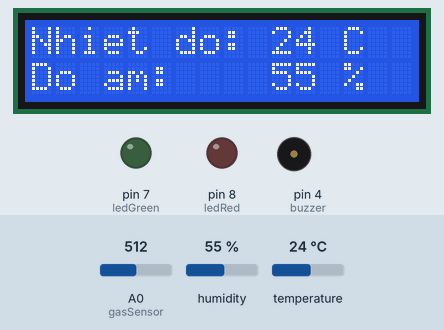
The sketch below on a simulated Arduino Uno, built with avr-gcc and run on an emulated ATmega328P. Shown: 16×2 character LCD, output pins drawn as LEDs (lit = HIGH), buzzer (waves = sounding, pin HIGH). Inputs (shaded band) come from the test bench; at power-on: humidity 55 %, temperature 24 °C, A0 (gasSensor) = 512. What the sketch prints to the serial monitor is not drawn.

Above: at 1.0 s.
1.1 s: humidity set to 22 %
At 3.8 s:
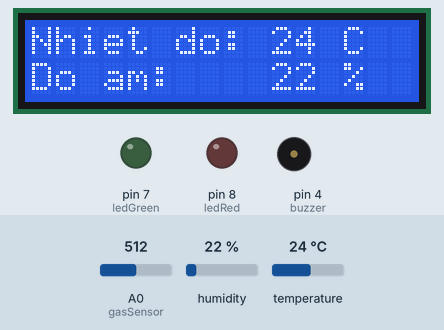
4.7 s: temperature set to 12 °C
At 7.2 s:
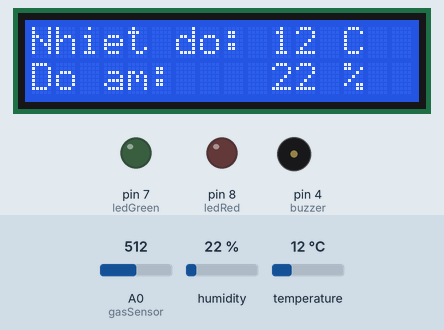
7.7 s: humidity set to 40 %
At 9.5 s:
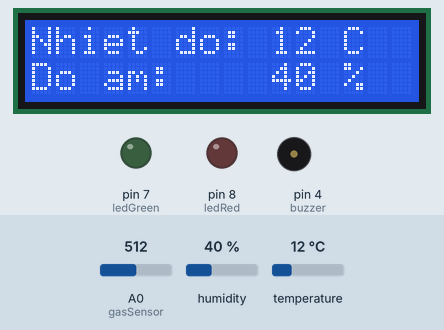
10.7 s: temperature set to 19 °C
At 13.0 s:
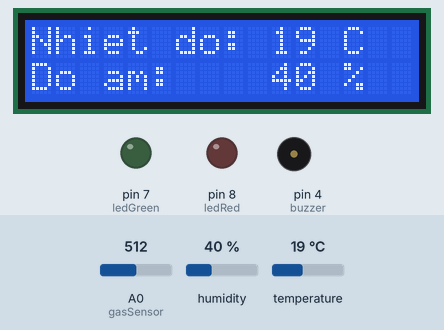
Timing chart, 0 to 14.5 s (numbered marks = the images above; inputs shaded):
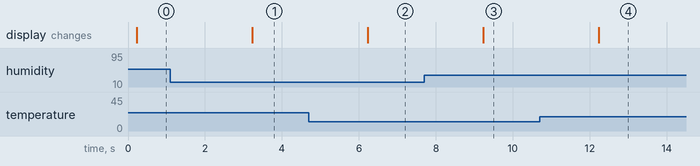

Measured:
- after the input at 1.1 s, the display: changes after 2.1 s (image 1)
- after the input at 4.7 s, the display: changes after 1.5 s (image 2)
- after the input at 7.7 s, the display: changes after 1.5 s (image 3)
- after the input at 10.7 s, the display: changes after 1.5 s (image 4)

The sketch:

testarduino.ino
```cpp
#include <DHT.h>
#include <Arduino_FreeRTOS.h>
#include <queue.h>
#include <task.h>
#include <Wire.h>
#include <LiquidCrystal_I2C.h>

LiquidCrystal_I2C lcd(0x27, 16, 2);

const int DHTPIN = 2;      //Đọc dữ liệu từ DHT11 ở chân 2 trên mạch Arduino
const int DHTTYPE = DHT11; // Khai báo loại cảm biến, có 2 loại là DHT11 và DHT22

DHT dht(DHTPIN, DHTTYPE);

byte degree[8] = {
  0B01110,
  0B01010,
  0B01110,
  0B00000,
  0B00000,
  0B00000,
  0B00000,
  0B00000
};
#define ledRed 8
#define ledGreen 7
#define gasSensor A0
#define buzzer 4

int ad_value;     // bien luu gia tri adc
int button_value; // bien luu trang thai button
int per;
int sensorGasThreshold = 300;

QueueHandle_t queueGas;
QueueHandle_t queueDht11_Humidity;
QueueHandle_t queueDht11_Temperature;

void setup()
{
  Serial.begin(9600);

  dht.begin(); // Khởi động cảm biến

  lcd.init();
  lcd.begin(16, 2);
  lcd.backlight();
  lcd.setCursor(0, 0);
  lcd.print("Nhiet do: ");
  lcd.setCursor(0, 1);
  lcd.print("Do am: ");
  lcd.createChar(1, degree);

  pinMode(gasSensor, INPUT);
  pinMode(ledRed, OUTPUT);
  pinMode(ledGreen, OUTPUT);
  pinMode(buzzer, OUTPUT);

  queueGas = xQueueCreate(1, sizeof(int));

  queueDht11_Humidity = xQueueCreate(1, sizeof(float));
  queueDht11_Temperature = xQueueCreate(1, sizeof(float));

  dht.begin();

  xTaskCreate(dht11_task, "DHT11 task", 2048, NULL, 6, NULL);
  xTaskCreate(lcd_task, "lcd task", 2048, NULL, 5, NULL);
  xTaskCreate(read_gas_sensor_task, "Read gas", 2048, NULL, 6, NULL);
//  xTaskCreate(handle_gas_task, "Handle gas", 2048, NULL, 7, NULL);
  vTaskStartScheduler();
  for (;;) {}
}

void dht11_task(void *pvParameter)
{
  while (1)
  {
    float humidity = dht.readHumidity();       //Đọc độ ẩm
    float temperature = dht.readTemperature(); //Đọc nhiệt độ

    if (isnan(temperature) || isnan(humidity))
    {
      Serial.println("dht11 read fail\n");
    }
    else
    {
      xQueueSend(queueDht11_Humidity, (void *)&humidity, (TickType_t)0);
      xQueueSend(queueDht11_Temperature, (void *)&temperature, (TickType_t)0);
    }
    vTaskDelay(1000 / portTICK_PERIOD_MS);
  }
}

void lcd_task(void *arg)
{
  float gBuffer_h;
  float gBuffer_t;
  while (1)
  {
    xQueueReceive(queueDht11_Humidity, &gBuffer_h, (TickType_t)0);
    xQueueReceive(queueDht11_Temperature, &gBuffer_t, (TickType_t)0);

    lcd.setCursor(10, 0);
    lcd.print(round(gBuffer_t));
    lcd.print(" ");
    lcd.print("C");
    lcd.setCursor(10, 1);
    lcd.print(round(gBuffer_h));
    lcd.print(" %");

//    Serial.print("Nhiet do: ");
//    Serial.println(gBuffer_t); // Xuất nhiệt độ
//    Serial.print("Do am: ");
//    Serial.println(gBuffer_h); // Xuất độ ẩm
//    Serial.println();          // Xuống hàng

    vTaskDelay(50 / portTICK_PERIOD_MS);
  }
}

void read_gas_sensor_task(void *pvPara)
{
  while (1)
  {
    Serial.print("Read gas: ");
    int gas = analogRead(gasSensor);
    Serial.println(gas);
    xQueueSend(queueGas, (void *)&gas, (TickType_t)0);
    vTaskDelay(50 / portTICK_PERIOD_MS);
  }
}

void handle_gas_task(void *pvPara)
{
  int gasBuffer;
  while (1)
  {
    Serial.println("Gas handle");
    xQueueReceive(queueGas, &gasBuffer, (TickType_t)0);

    if (gasBuffer < sensorGasThreshold)
    {
      Serial.println("Gas concentration in control");
      digitalWrite(ledRed, 0);
      digitalWrite(ledGreen, 1);
      digitalWrite(buzzer, 0);
    }
    else
    {
      Serial.println("Gas concentration too high!");
      digitalWrite(ledRed, 1);
      digitalWrite(ledGreen, 0);
      digitalWrite(buzzer, 1);

    }
    vTaskDelay(1000 / portTICK_PERIOD_MS);
  }
}

void loop()
{
}
```
